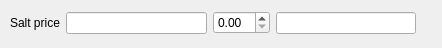
<?xml version="1.0" encoding="UTF-8"?>
<ui version="4.0">
 <class>Form</class>
 <widget class="QWidget" name="Form">
  <property name="geometry">
   <rect>
    <x>0</x>
    <y>0</y>
    <width>442</width>
    <height>48</height>
   </rect>
  </property>
  <property name="windowTitle">
   <string>Form</string>
  </property>
  <widget class="QWidget" name="">
   <property name="geometry">
    <rect>
     <x>10</x>
     <y>10</y>
     <width>406</width>
     <height>26</height>
    </rect>
   </property>
   <layout class="QHBoxLayout" name="horizontalLayout">
    <item>
     <widget class="QLabel" name="label">
      <property name="text">
       <string>Salt price</string>
      </property>
     </widget>
    </item>
    <item>
     <widget class="QLineEdit" name="lineEdit"/>
    </item>
    <item>
     <widget class="QDoubleSpinBox" name="doubleSpinBox"/>
    </item>
    <item>
     <widget class="QLineEdit" name="lineEdit_total"/>
    </item>
   </layout>
  </widget>
 </widget>
 <resources/>
 <connections/>
</ui>
